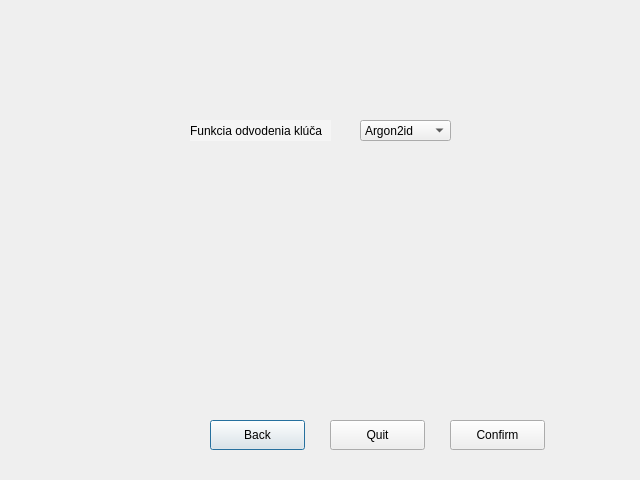
<?xml version="1.0" encoding="UTF-8"?>
<ui version="4.0">
 <class>EncryptinDialog</class>
 <widget class="QDialog" name="EncryptinDialog">
  <property name="windowModality">
   <enum>Qt::WindowModal</enum>
  </property>
  <property name="geometry">
   <rect>
    <x>0</x>
    <y>0</y>
    <width>640</width>
    <height>480</height>
   </rect>
  </property>
  <property name="windowTitle">
   <string>Dialog</string>
  </property>
  <widget class="QLabel" name="label">
   <property name="geometry">
    <rect>
     <x>0</x>
     <y>0</y>
     <width>651</width>
     <height>491</height>
    </rect>
   </property>
   <property name="text">
    <string/>
   </property>
   <property name="pixmap">
    <pixmap>../../../../Users/Tomaskosss/Desktop/škola/Bakalarská práca/bluegalaxyblured.png</pixmap>
   </property>
   <property name="scaledContents">
    <bool>true</bool>
   </property>
  </widget>
  <widget class="QComboBox" name="comboBox">
   <property name="geometry">
    <rect>
     <x>360</x>
     <y>120</y>
     <width>91</width>
     <height>21</height>
    </rect>
   </property>
   <item>
    <property name="text">
     <string>Argon2id</string>
    </property>
   </item>
   <item>
    <property name="text">
     <string>PBKDF2</string>
    </property>
   </item>
   <item>
    <property name="text">
     <string>Scrpyt</string>
    </property>
   </item>
  </widget>
  <widget class="QLabel" name="label_2">
   <property name="geometry">
    <rect>
     <x>190</x>
     <y>120</y>
     <width>141</width>
     <height>21</height>
    </rect>
   </property>
   <property name="styleSheet">
    <string notr="true">background-color: rgba(255,255,255,100);
</string>
   </property>
   <property name="text">
    <string>Funkcia odvodenia klúča</string>
   </property>
  </widget>
  <widget class="QPushButton" name="Quit_Button">
   <property name="geometry">
    <rect>
     <x>210</x>
     <y>420</y>
     <width>95</width>
     <height>30</height>
    </rect>
   </property>
   <property name="text">
    <string>Back</string>
   </property>
  </widget>
  <widget class="QPushButton" name="Quit_Button_2">
   <property name="geometry">
    <rect>
     <x>450</x>
     <y>420</y>
     <width>95</width>
     <height>30</height>
    </rect>
   </property>
   <property name="text">
    <string>Confirm</string>
   </property>
  </widget>
  <widget class="QPushButton" name="Quit_Button_3">
   <property name="geometry">
    <rect>
     <x>330</x>
     <y>420</y>
     <width>95</width>
     <height>30</height>
    </rect>
   </property>
   <property name="text">
    <string>Quit</string>
   </property>
  </widget>
 </widget>
 <resources/>
 <connections/>
</ui>
